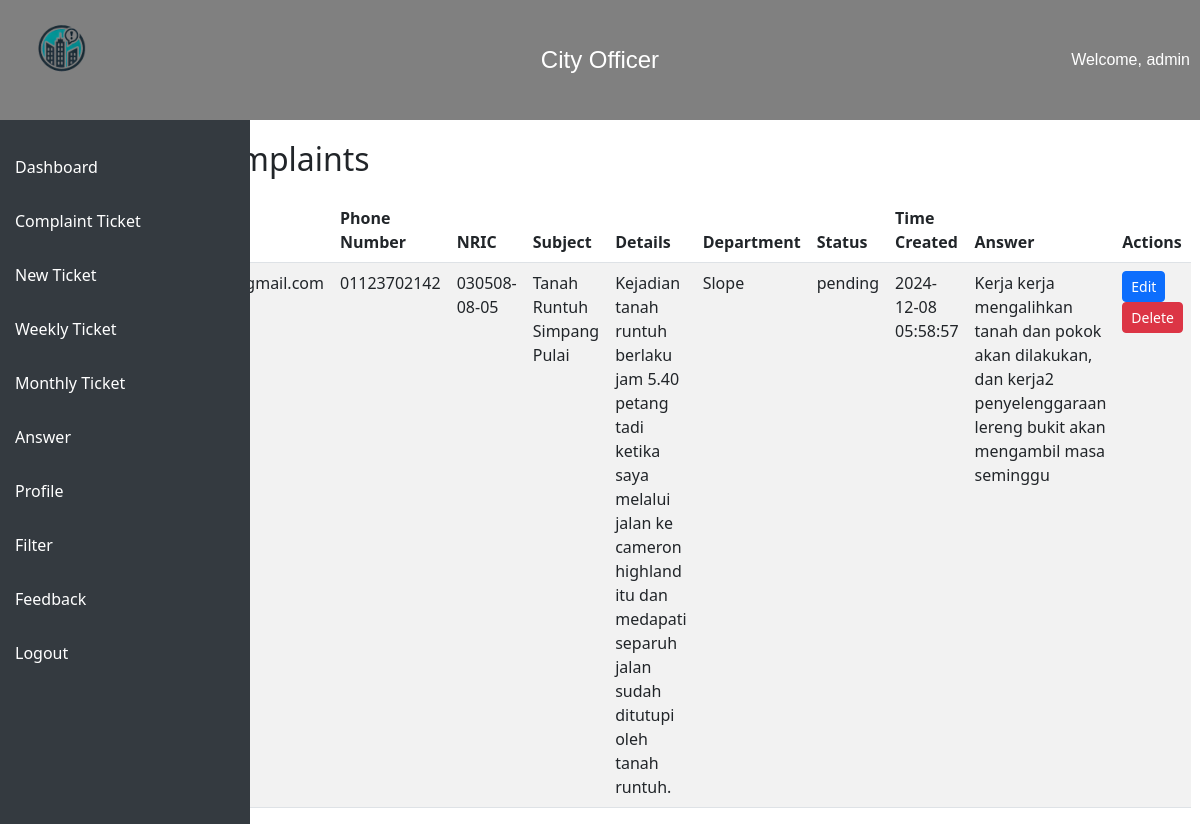
The page /city/answer.php (signed in) on the database its author committed.
### tables this page shows
CREATE TABLE `complaints` (
  `id` int(11) NOT NULL,
  `name` varchar(100) NOT NULL,
  `email` varchar(100) NOT NULL,
  `phone_number` varchar(15) NOT NULL,
  `nric` varchar(12) NOT NULL,
  `subject` varchar(255) NOT NULL,
  `details` text NOT NULL,
  `figure1` longblob DEFAULT NULL,
  `figure2` longblob DEFAULT NULL,
  `time_created` timestamp NOT NULL DEFAULT current_timestamp(),
  `department` varchar(100) DEFAULT NULL,
  `time_process` timestamp NULL DEFAULT NULL,
  `answer` text DEFAULT NULL,
  `time_resolve` timestamp NULL DEFAULT NULL,
  `status` enum('open','close','pending') DEFAULT 'open',
  `feedback` text DEFAULT NULL,
  `figure3` longblob DEFAULT NULL,
  `figure4` longblob DEFAULT NULL,
  `location` varchar(255) DEFAULT NULL,
  `state` varchar(255) DEFAULT NULL,
  `municipality` varchar(255) DEFAULT NULL
);

### city/answer.php (the view, shortened to what this page needs)
<?php
require_once '../support/db.php';
$sql = "SELECT * FROM complaints WHERE answer IS NOT NULL AND answer != ''";
$result = $conn->query($sql);
?>
<!DOCTYPE html>
<html lang="en">
<head>
    <link href="https://cdn.jsdelivr.net/npm/simple-datatables@7.1.2/dist/style.min.css" rel="stylesheet" />
    <link href="https://cdn.jsdelivr.net/npm/bootstrap@5.3.0/dist/css/bootstrap.min.css" rel="stylesheet" />
</head>
<body>
    <?php include 'head.php'; ?>
    <?php include 'sidebar.php'; ?>
    <div class="main-content">
        <div class="container">
            <h2>Answered Complaints</h2>
            <div class="table-container">
                <table class="table table-striped" id="answeredComplaintsTable">
                    <thead>
                        <tr>
                            <th>ID</th>
                            <th>Name</th>
                            <th>Email</th>
                            <th>Phone Number</th>
                            <th>NRIC</th>
                            <th>Subject</th>
                            <th>Details</th>
                            <th>Department</th>
                            <th>Status</th>
                            <th>Time Created</th>
                            <th>Answer</th>
                            <th>Actions</th>
                        </tr>
                    </thead>
                    <tbody>
                        <?php
                        if ($result->num_rows > 0) {
                            while ($row = $result->fetch_assoc()) {
                                echo "<tr>";
                                echo "<td>" . htmlspecialchars($row['id']) . "</td>";
                                echo "<td>" . htmlspecialchars($row['name']) . "</td>";
                                echo "<td>" . htmlspecialchars($row['email']) . "</td>";
                                echo "<td>" . htmlspecialchars($row['phone_number']) . "</td>";
                                echo "<td>" . htmlspecialchars($row['nric']) . "</td>";
                                echo "<td>" . htmlspecialchars($row['subject']) . "</td>";
                                echo "<td>" . htmlspecialchars($row['details']) . "</td>";
                                echo "<td>" . htmlspecialchars($row['department']) . "</td>";
                                echo "<td>" . htmlspecialchars($row['status']) . "</td>";
                                echo "<td>" . htmlspecialchars($row['time_created']) . "</td>";
                                echo "<td>" . htmlspecialchars($row['answer']) . "</td>";
                                echo "<td>";
                                echo "<a href='edit_ticket.php?id=" . $row['id'] . "' class='btn btn-sm btn-primary'>Edit</a> ";
                                echo "<a href='delete_ticket.php?id=" . $row['id'] . "' class='btn btn-sm btn-danger'>Delete</a>";
                                echo "</td>";
                                echo "</tr>";
                            }
                        } else {
                            echo "<tr><td colspan='12'>No answered complaints found</td></tr>";
                        }
                        ?>
                    </tbody>
                </table>
            </div>
        </div>
    </div>
</body>
</html>

### city/answer.php (style rules this page uses)
.container { margin-top: 20px; }
.table-container { margin-top: 20px; }

### city/head.php (style rules this page uses)
body { padding-top: 120px; }

### rows shown on the page
complaints: phone_number "01123702142", nric "030508-08-05", subject "Tanah Runtuh Simpang Pulai", details "Kejadian tanah runtuh berlaku jam 5.40 petang tadi ketika saya melalui jalan ke cameron highland itu dan medapati separuh jalan sudah ditutupi oleh tanah runtuh.", department "Slope", status "pending", time_created "2024-12-08 05:58:57", answer "Kerja kerja mengalihkan tanah dan pokok akan dilakukan, dan kerja2 penyelenggaraan lereng bukit akan mengambil masa seminggu"

### other values the page prints
$_SESSION['username'] "admin"
